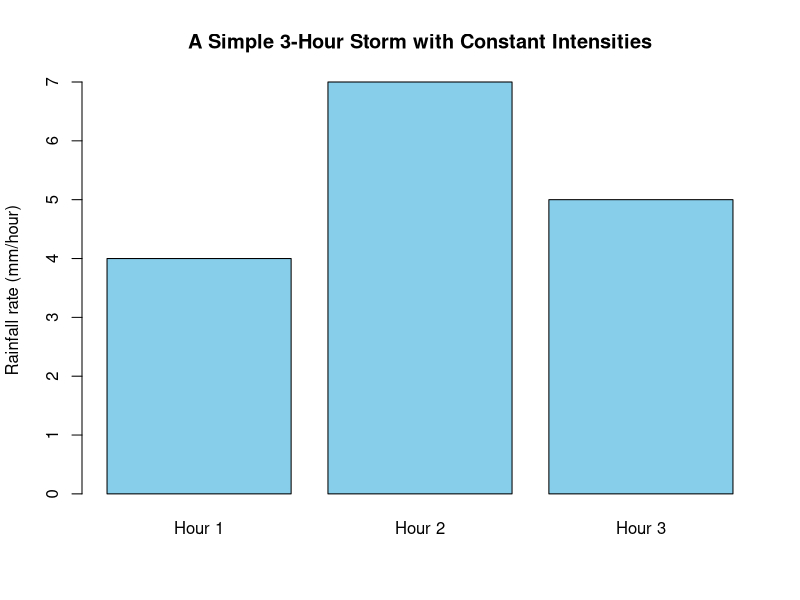
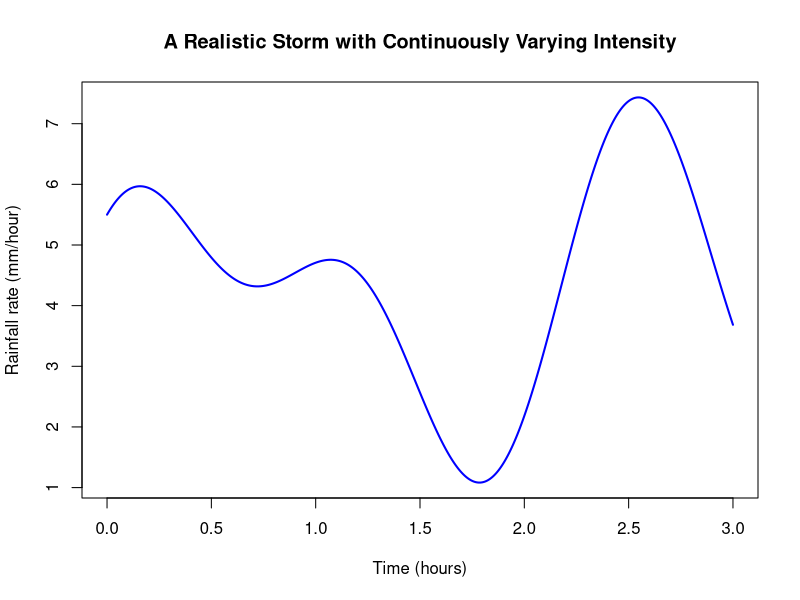
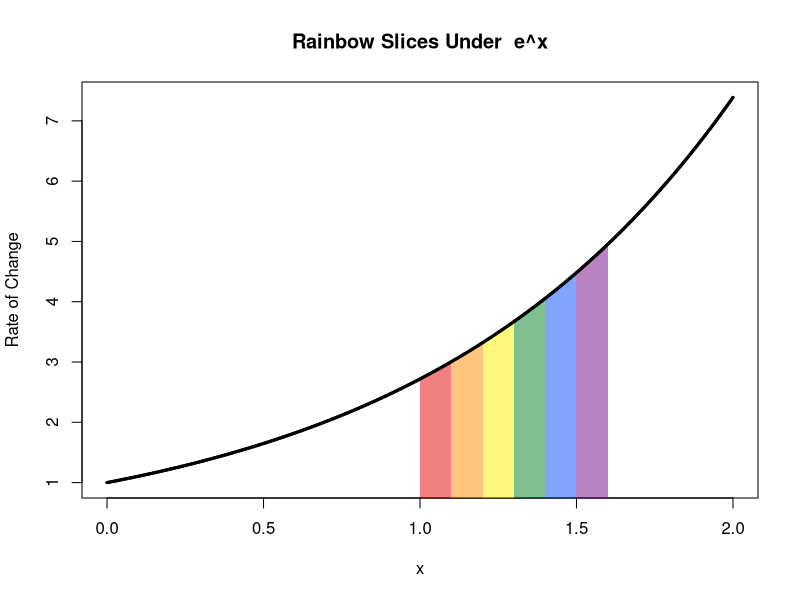

These charts were generated, in order, by the following R code:
## ---- chunk 1
# Hourly rainfall rates (mm/hour)
rates <- c(4, 7, 5)

barplot(
  rates,
  names.arg = c("Hour 1", "Hour 2", "Hour 3"),
  ylab = "Rainfall rate (mm/hour)",
  main = "A Simple 3-Hour Storm with Constant Intensities",
  col = "skyblue"
)
## ---- chunk 2
# Time sequence from 0 to 3 hours
t <- seq(0, 3, length.out = 500)

# A wiggly function to mimic a realistic storm
intensity <- 4 + 2*sin(3*t) + 1.5*cos(5*t)

plot(
  t, intensity,
  type = "l",
  lwd = 2,
  col = "blue",
  xlab = "Time (hours)",
  ylab = "Rainfall rate (mm/hour)",
  main = "A Realistic Storm with Continuously Varying Intensity"
)
## ---- chunk 3

# Define the function
f <- function(x) exp(x)

# Pride flag has 6 stripes, so create 6 slices from x = 1 to x = 1.6
edges <- seq(1, 1.6, length.out = 7)

# Semi-transparent pride colors
cols <- c(
  rgb(228/255, 3/255,   3/255,   0.5),  # red
  rgb(1,       140/255, 0,       0.5),  # orange
  rgb(1,       237/255, 0,       0.5),  # yellow
  rgb(0,       128/255, 38/255,  0.5),  # green
  rgb(0,       77/255,  255/255, 0.5),  # blue
  rgb(117/255, 7/255,   135/255, 0.5)   # purple
)

# Plot f(x) from x = 0 to x = 2
curve(
  f(x), from = 0, to = 2, lwd = 3, col = "black",
  xlab = "x", ylab = "Rate of Change",
  main = "Rainbow Slices Under  e^x"
)

# Draw shaded slices
for (i in 1:6) {
  x_left  <- edges[i]
  x_right <- edges[i+1]
  
  polygon(
    c(x_left, x_right, x_right, x_left),
    c(0, 0, f(x_right), f(x_left)),
    col = cols[i],
    border = NA
  )
}

# Redraw the curve on top for crisp edges
curve(f(x), from = 0, to = 2, add = TRUE, lwd = 3, col = "black")
